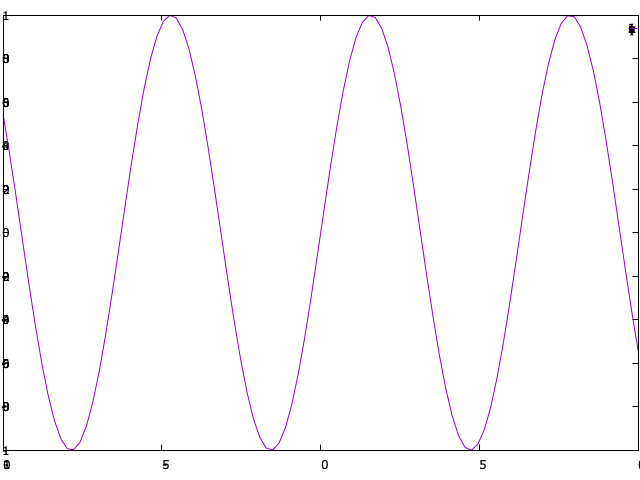

This figure's gnuplot source:
set terminal pngcairo size 640,480 font 'Verdana,9'

set output "test.png"
plot sin(x)
unset output